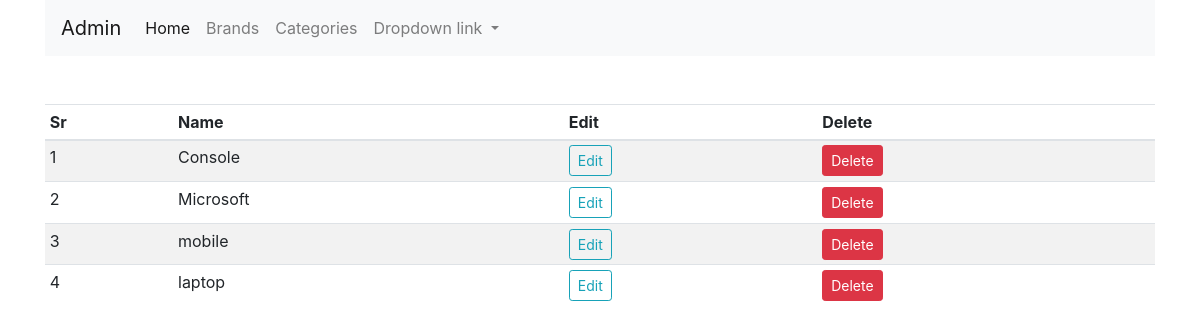
The page /category (signed in) on the database as committed earlier.
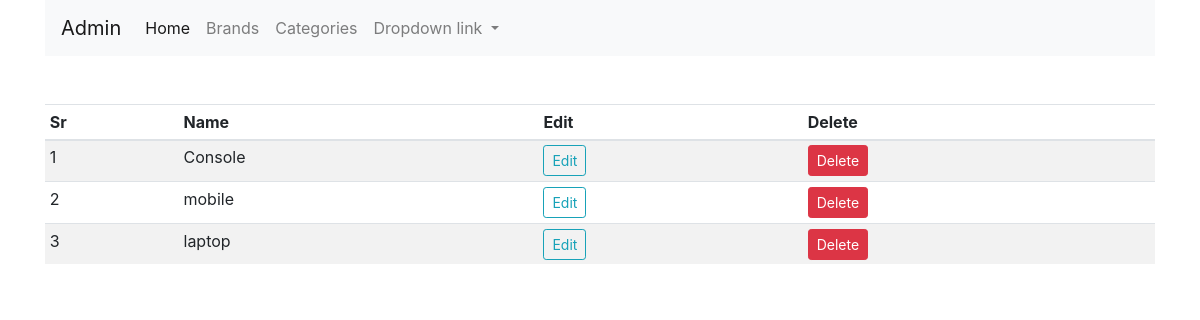
The same page on the database as committed later.
### shop/products/models.py (models this page shows, shortened)
class Category(db.Model):
    id = db.Column(db.Integer, primary_key=True)
    name = db.Column(db.String(30), unique=True, nullable=False)

### shop/admin/routes.py (the view)
@app.route('/category')
def category():
    if 'email' not in session:
        flash('Please login first', 'danger')
        return redirect(url_for('login'))
    categories = Category.query.order_by(Category.id.desc()).all()
    return render_template('admin/brand.html', title='Category page', categories=categories)

### shop/templates/admin/brand.html (shortened to what this page needs)
{% extends 'layout.html' %}
{% block content %}
<div class="container">
<nav class="navbar navbar-expand-lg navbar-light bg-light">
  <a class="navbar-brand" href="/admin">Admin</a>
  <div class="collapse navbar-collapse" id="navbarNavDropdown">
    <ul class="navbar-nav">
      <li class="nav-item active">
        <a class="nav-link" href="/admin">Home <span class="sr-only">(current)</span></a>
      </li>
      <li class="nav-item">
        <a class="nav-link" href="/brands">Brands</a>
      </li>
      <li class="nav-item">
        <a class="nav-link" href="/category">Categories</a>
      </li>
      <li class="nav-item dropdown">
        <a class="nav-link dropdown-toggle" href="#" id="navbarDropdownMenuLink" role="button" data-toggle="dropdown" aria-haspopup="true" aria-expanded="false">
          Dropdown link
        </a>
      </li>
    </ul>
  </div>
</nav>
</div>
<div class="container mt-5">
    <table class="table table-sm table-condensed table-striped">
        <thead>
            <th>Sr</th>
            <th>Name</th>
            <th>Edit</th>
            <th>Delete</th>
        </thead>
        <tbody>
            {% if brands %}
            {% for brand in brands %}
            <tr>
                <td>{{loop.index}}</td>
                <td>{{brand.name}}</td>
                <td><a href="{{url_for('updatebrand', id=brand.id)}}" class="btn btn-sm btn-info">Edit</a></td>
 <td><button type="button" class="btn btn-danger btn-sm" data-toggle="modal" data-target="#exampleModal-{{brand.id}}">
              Delete
            </button></td>
          </tr>
<div class="modal fade" id="exampleModal-{{brand.id}}" tabindex="-1" role="dialog" aria-labelledby="exampleModalLabel" aria-hidden="true">
  <div class="modal-dialog" role="document">
    <div class="modal-content">
      <div class="modal-header">
        <h5 class="modal-title" id="exampleModalLabel">{{ brand.name }}</h5>
        <button type="button" class="close" data-dismiss="modal" aria-label="Close">
          <span aria-hidden="true">&times;</span>
        </button>
      </div>
      <div class="modal-body">
        <p class="text-danger">Are you Sure that you want to delete this brand ({{ brand.name }}) </p>
       </div>
       <div class="modal-footer">
        <button type="button" class="btn btn-secondary" data-dismiss="modal">Cancel</button>
        <form action="{{url_for('deletebrand',id=brand.id)}}" method="post">
          <button type="submit" class="btn btn-danger">Delete</button>
        </form>
      </div>
    </div>
  </div>
</div>
            {% endfor %}
            {% else %}
            {% for category in categories %}
            <tr>
                <td>{{loop.index}}</td>
                <td>{{category.name}}</td>
                <td><a href="{{url_for('updatecat', id=category.id)}}" class="btn btn-sm btn-outline-info">Edit</a></td>
            <td><button type="button" class="btn btn-danger btn-sm" data-toggle="modal" data-target="#exampleModal-{{category.id}}">
              Delete</button></td>
            </tr>
            {% endfor %}
            {% endif %}
        </tbody>
    </table>
</div>
{% endblock content %}

### shop/templates/layout.html (shortened to what this page needs)
<!doctype html>
<html lang="en">
  <head>
    <link rel="stylesheet" href="{{url_for('static', filename='css/bootstrap.min.css')}}">
  </head>
  <body>
    {% block content %}
    {% endblock content %}
  </body>
</html>

Rows that differ between the two databases and show on the page:
removed Category: name "Microsoft"
